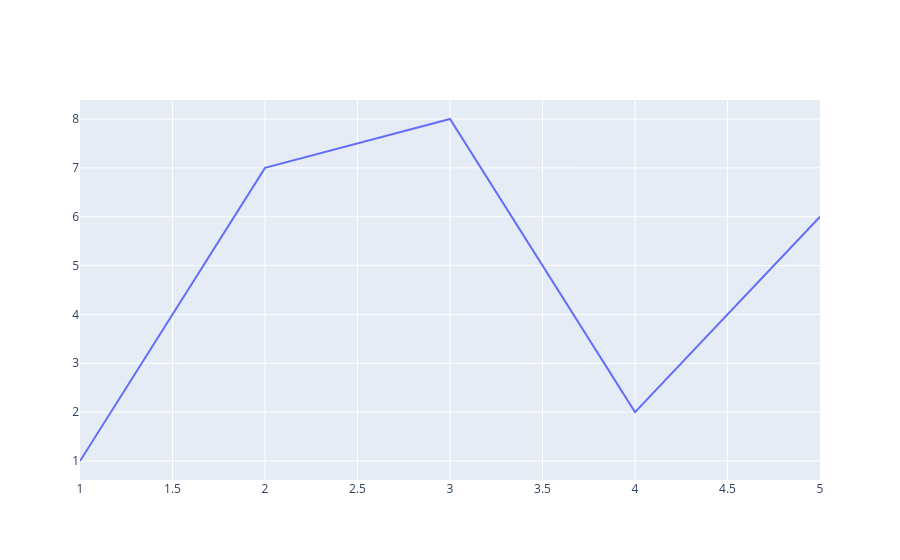

This figure's notebook cell:
### Code cell
# creating line chart using plotly
fig = go.Figure()
fig.add_trace(go.Scatter(x=[1, 2, 3, 4, 5], y=[1, 7, 8, 2, 6], mode='lines'))
# moe='lines' >> for line graph (on scatter graph)

### Figure 1 — Plotly figure (JSON) as saved in the notebook; plotly's stock layout.template omitted (floating-point values rounded to 4 significant figures)
{"data": [{"mode": "lines", "type": "scatter", "x": [1, 2, 3, 4, 5], "y": [1, 7, 8, 2, 6]}], "layout": {}}
